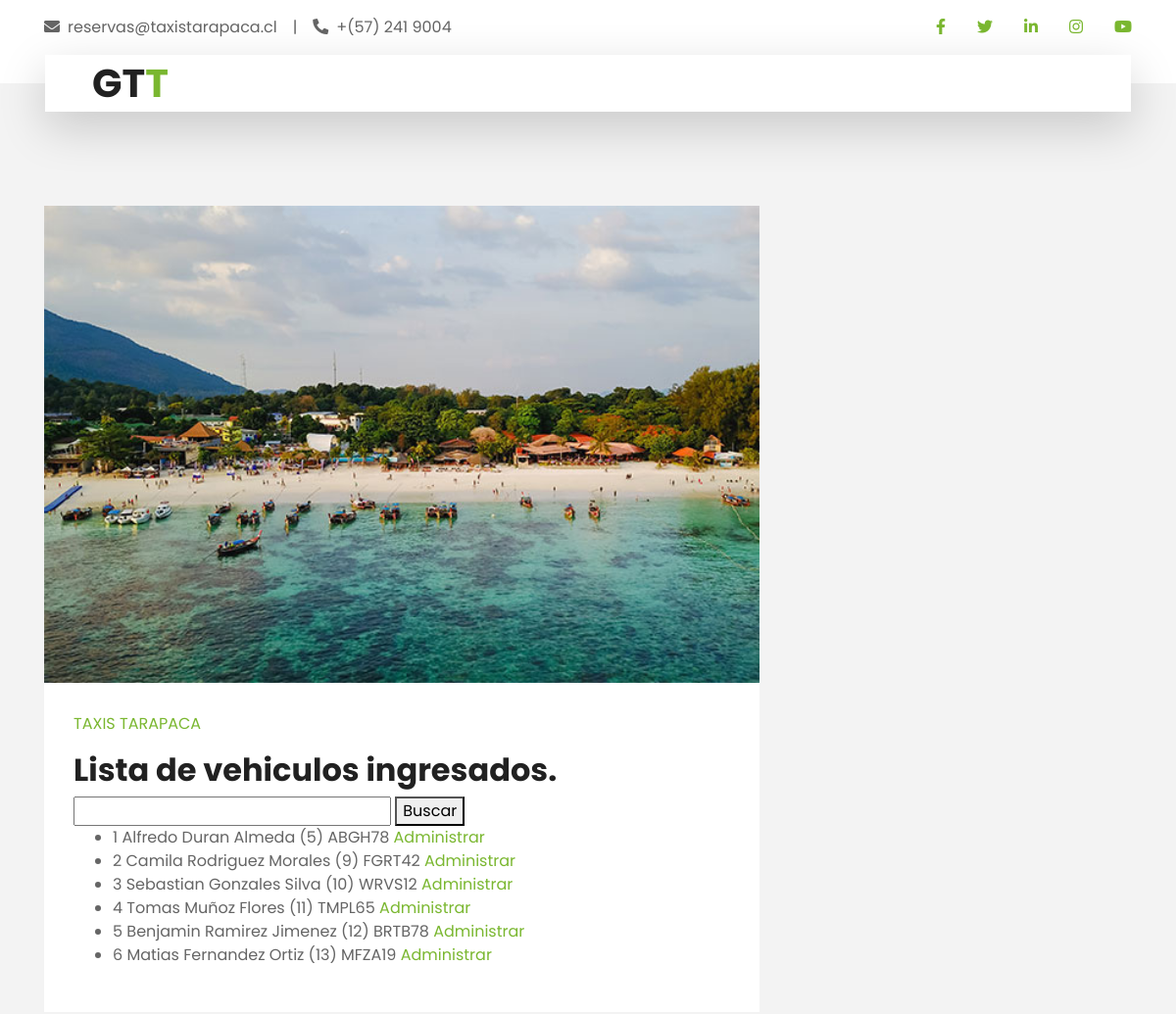
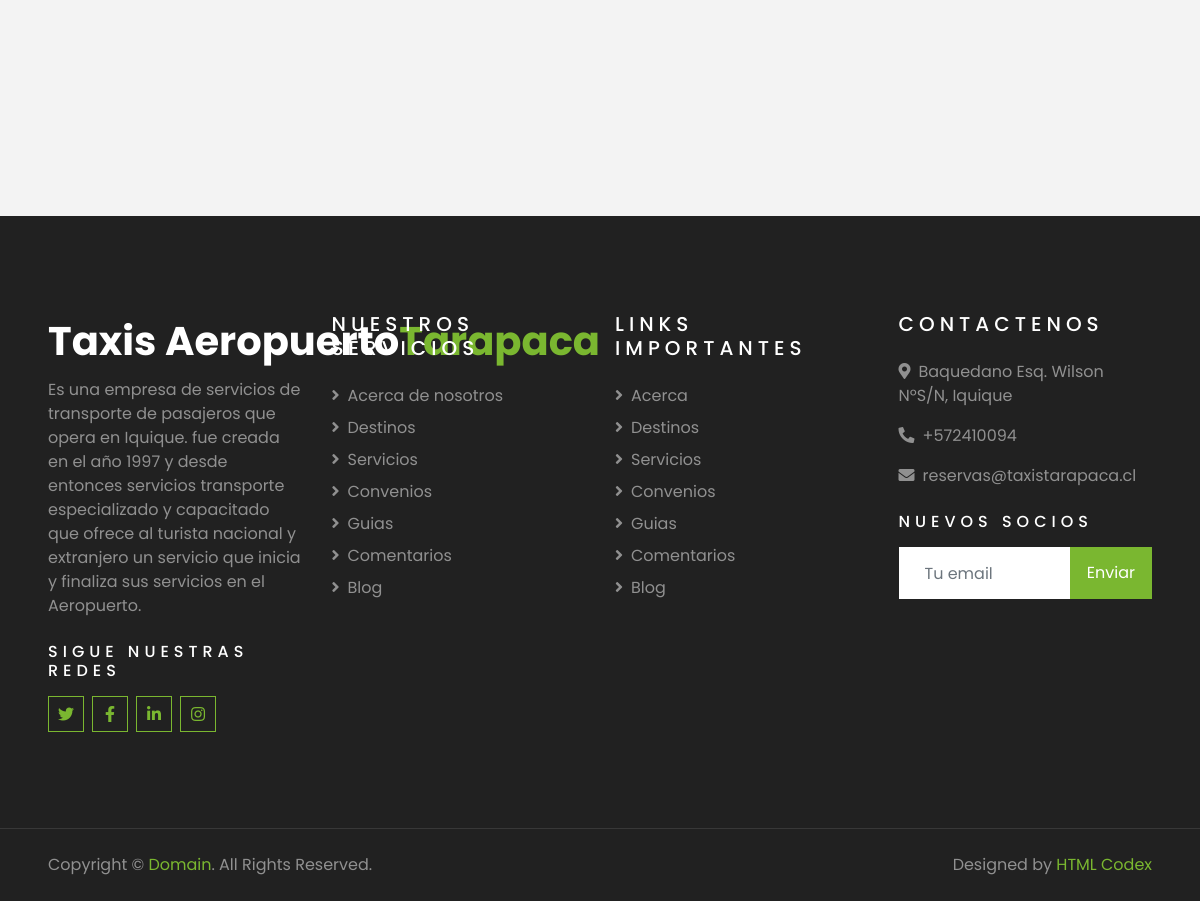
The page /es/scr_bveh/ (signed in) on the database its author committed (2 pictures, top to bottom).
### Gestion_viajes/models.py (models this page shows)
class Vehiculo(models.Model):
    id = models.AutoField(primary_key=True,unique=True)
    conductor = models.ForeignKey(Taxista,on_delete=models.SET_NULL,null=True,blank=True,default=None)
    patente = models.CharField(max_length=6,null=True,blank=True)
    estado = models.IntegerField(null=True,blank=True)
    deleted_at = models.DateTimeField(null=True,blank=True)
    created_at = models.DateTimeField(null=True,blank=True)

class Taxista(models.Model):
    id = models.AutoField(primary_key=True,unique=True)
    nombre = models.CharField(max_length=54,null=True,blank=True)
    apellido_p = models.CharField(max_length=54,null=True,blank=True)
    apellido_m = models.CharField(max_length=54,null=True,blank=True)
    genero = models.CharField(max_length=54,null=True,blank=True)
    secretaria_encargada = models.ForeignKey(Secretaria,on_delete=models.SET_NULL,null=True,blank=True,default=None)
    run = models.IntegerField(null=True,blank=True)
    dv = models.CharField(max_length=1,null=True,blank=True)
    estado = models.IntegerField(null=True,blank=True)
    deleted_at = models.DateTimeField(null=True,blank=True)
    created_at = models.DateTimeField(null=True,blank=True)
    def __str__(self):
        return self.nombre + ' ' + self.apellido_p + ' ' + self.apellido_m + ' ' + '(' + str(self.id) + ')'

### Gestion_viajes/views.py (the view, shortened to what this page needs)
# urls.py: path("scr_bveh/",views.scr_buscar_vehiculos,name='scr_buscar_vehiculos'),
def scr_buscar_vehiculos(request):
    usuario = request.session.get('user',None)
    if usuario is not None:
        if request.method == "GET":
            form = BusquedaVehiculoForm(request.GET)
            vehiculos = None
            context = {'form':form}
            if form.is_valid():
                try:
                    busqueda = form.cleaned_data['busqueda'].lower()
                except:
                    busqueda = form.cleaned_data['busqueda']
                try:
                    vehiculos = Vehiculo.objects.filter(id=busqueda)
                    context = {'form':form,'vehiculos':vehiculos}
                except:
                    vehiculos = None
                if vehiculos is None:
                    try:
                        vehiculos = Vehiculo.objects.filter(conductor__nombre__icontains=busqueda)
                        context = {'form':form,'vehiculos':vehiculos}
                    except:
                        vehiculos = None
                if vehiculos is None:
                    try:
                        vehiculos = Vehiculo.objects.filter(deleted_at=None)
                        context = {'form':form,'vehiculos':vehiculos}
                    except:
                        vehiculos = None
                return render(request,'Gestion_viajes/scr_admin_vehiculos.html',context)
            else:
                form = VehiculoForm()
                return render(request, 'registrar_vehiculo.html', {'form': form})
        else:
            form = VehiculoForm()
            return render(request, 'registrar_vehiculo.html', {'form': form})
    else:
        return render(request,'Gestion_viajes/err_frb.hmtl')

### Gestion_viajes/forms.py
class BusquedaVehiculoForm(forms.Form):
    busqueda = forms.CharField(label='Buscar Tarifa', max_length=100, required=False)

### Taxis_tarapaca/templates/Gestion_viajes/scr_admin_vehiculos.html (shortened to what this page needs)
{% extends "secretarias_page.html" %}
{% load cms_tags %}
{% block content %}
    <div class="taxistas-lista">
        <h2>Lista de vehiculos ingresados.</h2>
        <form method="get" action="{% url 'scr_buscar_vehiculos' %}">
            {{ form.busqueda }}
            <button type="submit">Buscar</button>
        </form>
        {% if vehiculos %}
            <ul>
                {% for vehiculo in vehiculos %}
                    <li>{{ vehiculo.id }} {{ vehiculo.conductor }} {{ vehiculo.patente }}
                        <a href = "{% url 'scr_ver_datos_vehiculo' id_vehiculo=vehiculo.id %}">Administrar</a>
                    </li>
                {% endfor %}
            </ul>
        {% else %}
            <p>No hay vehiculos registrados.</p>
        {% endif %}
    </div>
{% endblock content %}

### rows shown on the page
Vehiculo: id "1", conductor "Alfredo Duran Almeda (5)", patente "ABGH78"
Vehiculo: id "2", conductor "Camila Rodriguez Morales (9)", patente "FGRT42"
Vehiculo: id "3", conductor "Sebastian Gonzales Silva (10)", patente "WRVS12"
Vehiculo: id "4", conductor "Tomas Muñoz Flores (11)", patente "TMPL65"
Vehiculo: id "5", conductor "Benjamin Ramirez Jimenez (12)", patente "BRTB78"
Vehiculo: id "6", conductor "Matias Fernandez Ortiz (13)", patente "MFZA19"
